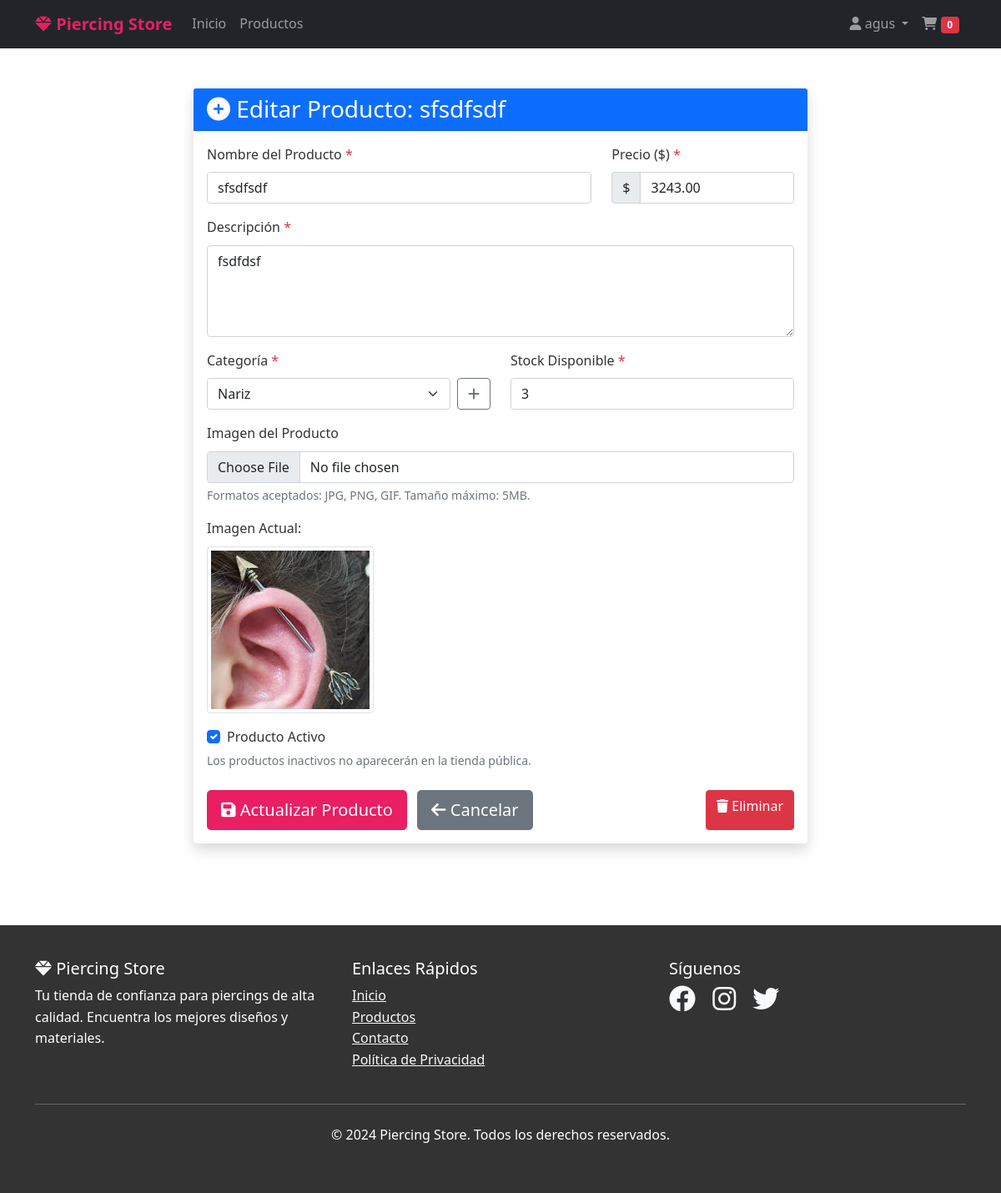
The page /editar-producto/2/ (signed in) on the database its author committed.
### tienda/models.py (models this page shows, shortened)
class Producto(models.Model):
    nombre = models.CharField(max_length=200)
    descripcion = models.TextField()
    precio = models.DecimalField(max_digits=10, decimal_places=2)
    categoria = models.ForeignKey(Categoria, on_delete=models.CASCADE)
    imagen = models.ImageField(upload_to='productos/', blank=True, null=True)
    stock = models.IntegerField(default=0)
    activo = models.BooleanField(default=True)
    fecha_creacion = models.DateTimeField(auto_now_add=True)
    class Meta:
        verbose_name_plural = "Productos"

### tienda/views.py (the view)
# urls.py: path('editar-producto/<int:producto_id>/', views.editar_producto, name='editar_producto'),
@login_required
def editar_producto(request, producto_id):
    producto = get_object_or_404(Producto, id=producto_id)
    if request.method == 'POST':
        form = ProductoForm(request.POST, request.FILES, instance=producto)
        if form.is_valid():
            producto = form.save()
            messages.success(request, f'Producto "{producto.nombre}" actualizado exitosamente.')
            return redirect('tienda:detalle', producto_id=producto.id)
        else:
            messages.error(request, 'Hubo errores en el formulario. Por favor, corrígelos.')
    else:
        form = ProductoForm(instance=producto)
    return render(request, 'tienda/crear_producto.html', {
        'form': form,
        'producto': producto,
        'titulo': f'Editar Producto: {producto.nombre}'
    })

### tienda/models.py (called while the page is built)
    def __str__(self):
        return self.nombre

### tienda/templates/tienda/crear_producto.html (shortened to what this page needs)
{% extends 'tienda/base.html' %}
{% block content %}
<div class="container py-5">
    <div class="row justify-content-center">
        <div class="col-lg-8">
            <div class="card shadow">
                <div class="card-header bg-primary text-white">
                    <h3 class="mb-0">
                        <i class="fas fa-plus-circle"></i> {{ titulo }}
                    </h3>
                </div>
                <div class="card-body">
                    <form method="post" enctype="multipart/form-data" id="productoForm">
                        <div class="row">
                            <div class="col-md-8 mb-3">
                                <label for="{{ form.nombre.id_for_label }}" class="form-label">
                                    {{ form.nombre.label }} <span class="text-danger">*</span>
                                </label>
                                {{ form.nombre }}
                            </div>
                            <div class="col-md-4 mb-3">
                                <label for="{{ form.precio.id_for_label }}" class="form-label">
                                    {{ form.precio.label }} <span class="text-danger">*</span>
                                </label>
                                <div class="input-group">
                                    <span class="input-group-text">$</span>
                                    {{ form.precio }}
                                </div>
                            </div>
                        </div>
                        <div class="mb-3">
                            <label for="{{ form.descripcion.id_for_label }}" class="form-label">
                                {{ form.descripcion.label }} <span class="text-danger">*</span>
                            </label>
                            {{ form.descripcion }}
                        </div>
                        <div class="row">
                            <div class="col-md-6 mb-3">
                                <label for="{{ form.categoria.id_for_label }}" class="form-label">
                                    {{ form.categoria.label }} <span class="text-danger">*</span>
                                </label>
                                <div class="d-flex">
                                    {{ form.categoria }}
                                    <a href="{% url 'tienda:crear_categoria' %}" class="btn btn-outline-secondary ms-2" title="Crear nueva categoría">
                                        <i class="fas fa-plus"></i>
                                    </a>
                                </div>
                            </div>
                            <div class="col-md-6 mb-3">
                                <label for="{{ form.stock.id_for_label }}" class="form-label">
                                    {{ form.stock.label }} <span class="text-danger">*</span>
                                </label>
                                {{ form.stock }}
                            </div>
                        </div>
                        <div class="mb-3">
                            <label for="{{ form.imagen.id_for_label }}" class="form-label">
                                {{ form.imagen.label }}
                            </label>
                            {{ form.imagen }}
                            <div class="form-text">
                                Formatos aceptados: JPG, PNG, GIF. Tamaño máximo: 5MB.
                            </div>
                            {% if producto and producto.imagen %}
                                <div class="mt-3">
                                    <label class="form-label">Imagen Actual:</label>
                                    <div>
                                        <img src="{{ producto.imagen.url }}" alt="{{ producto.nombre }}" class="img-thumbnail" style="max-width: 200px;">
                                    </div>
                                </div>
                            {% endif %}
                        </div>
                        <div class="mb-4">
                            <div class="form-check">
                                {{ form.activo }}
                                <label class="form-check-label" for="{{ form.activo.id_for_label }}">
                                    {{ form.activo.label }}
                                </label>
                            </div>
                            <div class="form-text">
                                Los productos inactivos no aparecerán en la tienda pública.
                            </div>
                        </div>
                        <div class="d-flex justify-content-between">
                            <div>
                                <button type="submit" class="btn btn-primary btn-lg">
                                    <i class="fas fa-save"></i>
                                    {% if producto %}Actualizar{% else %}Crear{% endif %} Producto
                                </button>
                                <a href="{% url 'tienda:admin_productos' %}" class="btn btn-secondary btn-lg ms-2">
                                    <i class="fas fa-arrow-left"></i> Cancelar
                                </a>
                            </div>
                            {% if producto %}
                                <a href="{% url 'tienda:eliminar_producto' producto.id %}" class="btn btn-danger" onclick="return confirm('¿Estás seguro de que quieres eliminar este producto?')">
                                    <i class="fas fa-trash"></i> Eliminar
                                </a>
                            {% endif %}
                        </div>
                    </form>
                </div>
            </div>
        </div>
    </div>
</div>
{% endblock %}

### tienda/templates/tienda/base.html (shortened to what this page needs)
<!DOCTYPE html>
{% load static %}
<html lang="es">
<head>
    <link href="https://cdn.jsdelivr.net/npm/bootstrap@5.1.3/dist/css/bootstrap.min.css" rel="stylesheet">
    <link rel="stylesheet" href="https://cdnjs.cloudflare.com/ajax/libs/font-awesome/6.0.0/css/all.min.css">
</head>
<body>
    <nav class="navbar navbar-expand-lg navbar-dark bg-dark">
        <div class="container">
            <a class="navbar-brand" href="{% url 'tienda:inicio' %}">
                <i class="fas fa-gem"></i> Piercing Store
            </a>
            <div class="collapse navbar-collapse" id="navbarNav">
                <ul class="navbar-nav me-auto">
                    <li class="nav-item">
                        <a class="nav-link" href="{% url 'tienda:inicio' %}">Inicio</a>
                    </li>
                    <li class="nav-item">
                        <a class="nav-link" href="{% url 'tienda:productos' %}">Productos</a>
                    </li>
                </ul>
                <ul class="navbar-nav">
                    {% if user.is_authenticated %}
                        <li class="nav-item dropdown">
                            <a class="nav-link dropdown-toggle" href="#" id="navbarDropdown" role="button" data-bs-toggle="dropdown">
                                <i class="fas fa-user"></i> {{ user.username }}
                            </a>
                        </li>
                    {% else %}
                        <li class="nav-item">
                            <a class="nav-link" href="{% url 'admin:login' %}">
                                <i class="fas fa-sign-in-alt"></i> Iniciar Sesión
                            </a>
                        </li>
                    {% endif %}
                    <li class="nav-item">
                        <a class="nav-link" href="#" id="cart-toggle">
                            <i class="fas fa-shopping-cart"></i>
                            <span class="badge bg-danger" id="cart-count">0</span>
                        </a>
                    </li>
                </ul>
            </div>
        </div>
    </nav>
    <main>
        {% block content %}
        {% endblock %}
    </main>
    <footer class="footer">
        <div class="container">
            <div class="row">
                <div class="col-md-4">
                    <h5><i class="fas fa-gem"></i> Piercing Store</h5>
                    <p>Tu tienda de confianza para piercings de alta calidad. Encuentra los mejores diseños y materiales.</p>
                </div>
                <div class="col-md-4">
                    <h5>Enlaces Rápidos</h5>
                    <ul class="list-unstyled">
                        <li><a href="{% url 'tienda:inicio' %}" class="text-light">Inicio</a></li>
                        <li><a href="{% url 'tienda:productos' %}" class="text-light">Productos</a></li>
                        <li><a href="#" class="text-light">Contacto</a></li>
                        <li><a href="#" class="text-light">Política de Privacidad</a></li>
                    </ul>
                </div>
                <div class="col-md-4">
                    <h5>Síguenos</h5>
                    <div class="social-links">
                        <a href="#" class="text-light me-3"><i class="fab fa-facebook fa-2x"></i></a>
                        <a href="#" class="text-light me-3"><i class="fab fa-instagram fa-2x"></i></a>
                        <a href="#" class="text-light me-3"><i class="fab fa-twitter fa-2x"></i></a>
                    </div>
                </div>
            </div>
            <hr class="my-4">
            <div class="text-center">
                <p>&copy; 2024 Piercing Store. Todos los derechos reservados.</p>
            </div>
        </div>
    </footer>
</body>
</html>

### tienda/templates/tienda/base.html (style rules this page uses)
body { font-family: 'Segoe UI', Tahoma, Geneva, Verdana, sans-serif; line-height: 1.6; color: #333; }
.navbar-brand { font-weight: bold; color: #e91e63 !important; }
.btn-primary { background-color: #e91e63; border-color: #e91e63; }
.footer { background-color: #333; color: #fff; padding: 40px 0; margin-top: 50px; }

### tienda/templates/tienda/crear_producto.html (style rules this page uses)
.card { border: none; box-shadow: 0 4px 6px rgba(0, 0, 0, 0.1); }
.text-danger { color: #dc3545 !important; }

### rows shown on the page
Producto: nombre "sfsdfsdf", precio "3243.00", descripcion "fsdfdsf", categoria "Nariz", stock "3", imagen (picture), activo "☑"

### other values the page prints
{{ user.username }} "agus"
{{ titulo }} "Editar Producto: sfsdfsdf"
